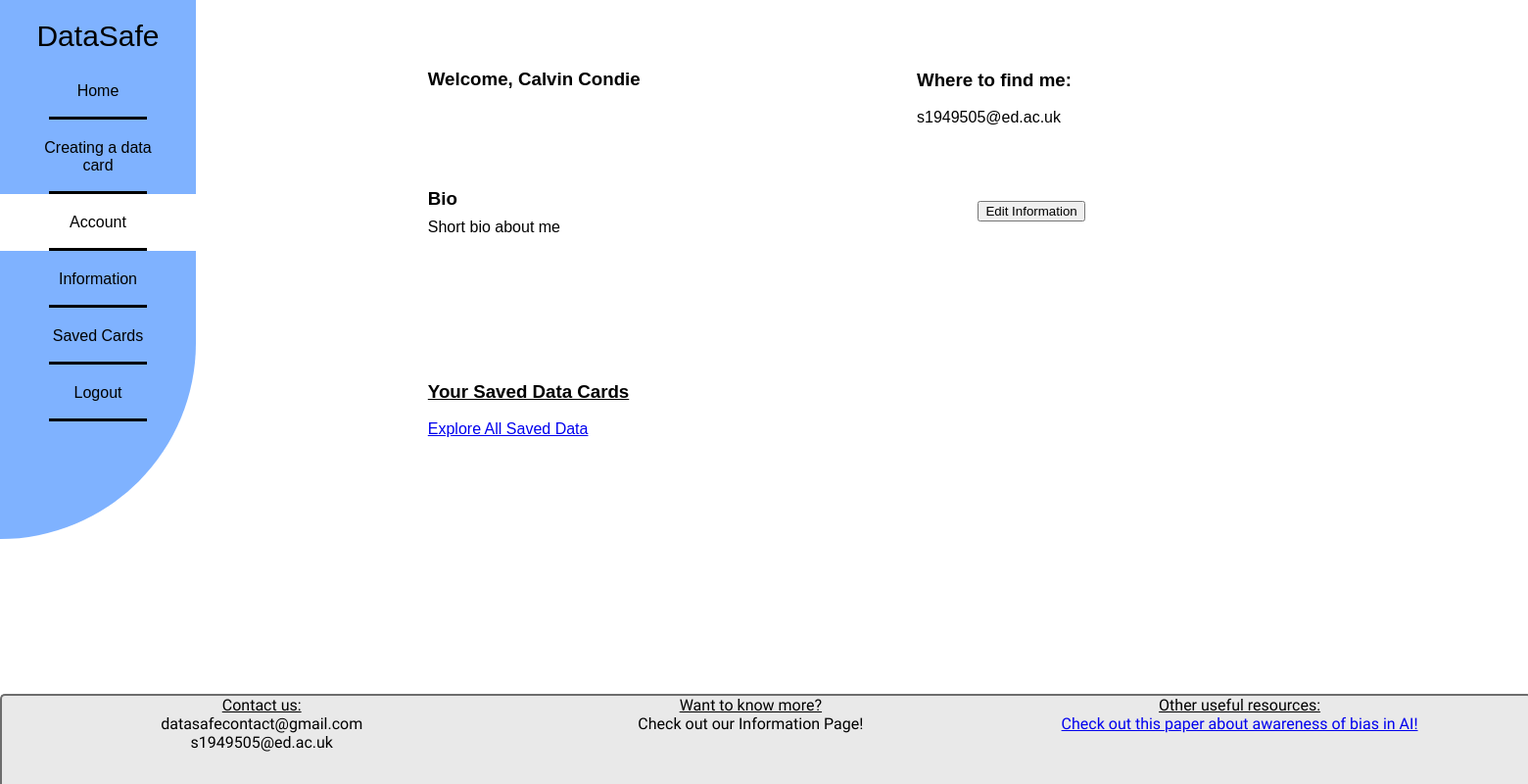
The app's page /account/ (signed in) with its own data.
### insights/models.py (models this page shows)
class CustomUser(AbstractUser):
    bio = models.TextField(blank = True, default = "User Bio")
    contact = models.TextField(blank = True)

### insights/main/views.py (the view)
# urls.py: path('account/', account_view, name='account'),
def account_view(request):
    if request.user.is_authenticated:
        user_bio = request.user.bio
        user_links = request.user.contact
        user_name = request.user.first_name or "User"
    else:
        user_name = "User"
        user_links = "Where to find me"
        user_bio = "About me"
    if user_bio == "" or len(user_bio) == 0 or not user_bio:
        user_bio = "User Bio"
    if user_links == "" or len(user_links) == 0 or not user_links:
        user_links = "Contact points"
    context = {
            'user_name': user_name,
            'bio': user_bio,
            'links': user_links
        }
    return render(request, 'main/account.html', context)

### insights/templates/main/account.html (shortened to what this page needs)
{% load static %}
<!DOCTYPE html>
<html>
    <head>
        <link rel="stylesheet" type="text/css" href="{% static 'style.css' %}">
    </head>
<body>
    <div class="sidenav" style="z-index: 1;">
        <li style="text-align:center; padding-top: 20px; padding-bottom: 10px; font-size:30px;">
            DataSafe
        </li>
        <li>
            <a href="{% url 'home' %}">Home</a>
        </li>
        <li>
            <a href="{% url 'intro' %}">Creating a data card</a>
        </li>
        <li>
            <a class="active" href="{% url 'account' %}">Account</a>
        </li>
        <li>
            <a href="{% url 'browse' %}">Information</a>
        </li>
        <li>
            <a href="{% url 'saved' %}">Saved Cards</a>
        </li>
        {% if request.user.is_authenticated %}
        <li>
            <a id="logoutButton" href="#">Logout</a>
        </li>
    </div>
    {% else %}
        <li>
            <a id="loginButton" href="{% url 'login' %}">Login</a>
        </li>
    </div>
    {% endif %}
    {% if request.user.is_authenticated %}
    <div class="userInfo">
            <h3 style="position: relative; top: 0px; left: 0px;">Welcome, <span id="name" >{{ user_name }}</span></h3>
        <h3 style="position: relative; left: 40%; top: -40px;">Where to find me: </h3>
        <span style="position: relative; left: 40%; top: -40px;" id="links" class="editable" placeholder="Add some contact points">{{ links }}</span>
        <h3 style="position: relative;">Bio</h3>
        <span style="position: relative; top: -10px" id="bio" contenteditable="true" class="editable" aria-placeholder="User bio">{{ bio }}</span>
        <div id="buttonsContainer" style="position: relative; top: -50px; margin-left: 45%;">
            <button id="editButton" onclick="toggleEditMode()">Edit Information</button>
        </div>
    </div>
    <div class="userCards" id="userCardsArea">
        <h3><u>Your Saved Data Cards</u></h3>
        <div id="userCards">
            <p><a href="{% url 'saved' %}">Explore All Saved Data</a></p>
        </div>
    </div>
    <div class="footer" style="font-family: 'Inria Sans'; position: fixed;">
        <a><u>Contact us:</u> <br> datasafecontact@gmail.com <br> s1949505@ed.ac.uk </a>
        <a><u>Want to know more?</u> <br> Check out our Information Page!</a>
        <a><u>Other useful resources:</u> <br> <a href="https://dl.acm.org/doi/10.1145/2090236.2090255">Check out this paper about awareness of bias in AI!</a></a>
    </div>
    {% endif %}
</body>
</html>

### insights/static/style.css (style rules this page uses)
body { font-family: Arial, Helvetica, sans-serif; margin: 0; padding: 0; overflow-x: hidden; }
.sidenav { list-style-type: none; margin: 0; padding: 0; width: 20%; min-width: 130px; max-width: 200px; background-color: #7fb2ff; position: fixed; height: 550px; top: 0px; left: 0px; overflow: auto; display: inline-block; border-radius: 0px 0px 100000px 0px; }
.sidenav a { display: block; color: #000; text-align: center; padding: 20px 30px; text-decoration: none; border-bottom: none; background:linear-gradient(black,black) bottom no-repeat; background-size: 50% 3px; }
.sidenav a.active { background-color: white; }
.footer { height: 60px; bottom: 0px; width: 100%; background-color: #e9e9e9; border: #6D6D6D outset 2px; border-bottom: none; border-radius: 5px 5px 0px 0px; margin-top: 20px; padding-bottom: 30px; }
.footer a { float: left; display: block; text-align: center; padding-left: 2%; width: 30%; }
::placeholder { color: #6D6D6D; }
.userInfo { margin-left: 28%; position: relative; margin-top: 70px; width: 80%; height: 300px; }
.editable { max-height: 400px; max-width: 30%; overflow: auto; display: inline-block; }
.userCards { position: relative; margin-left: 28%; width: 40%; height: 150px; }

### records on screen
CustomUser: first_name "Calvin Condie", contact "s1949505@ed.ac.uk", bio "Short bio about me"
